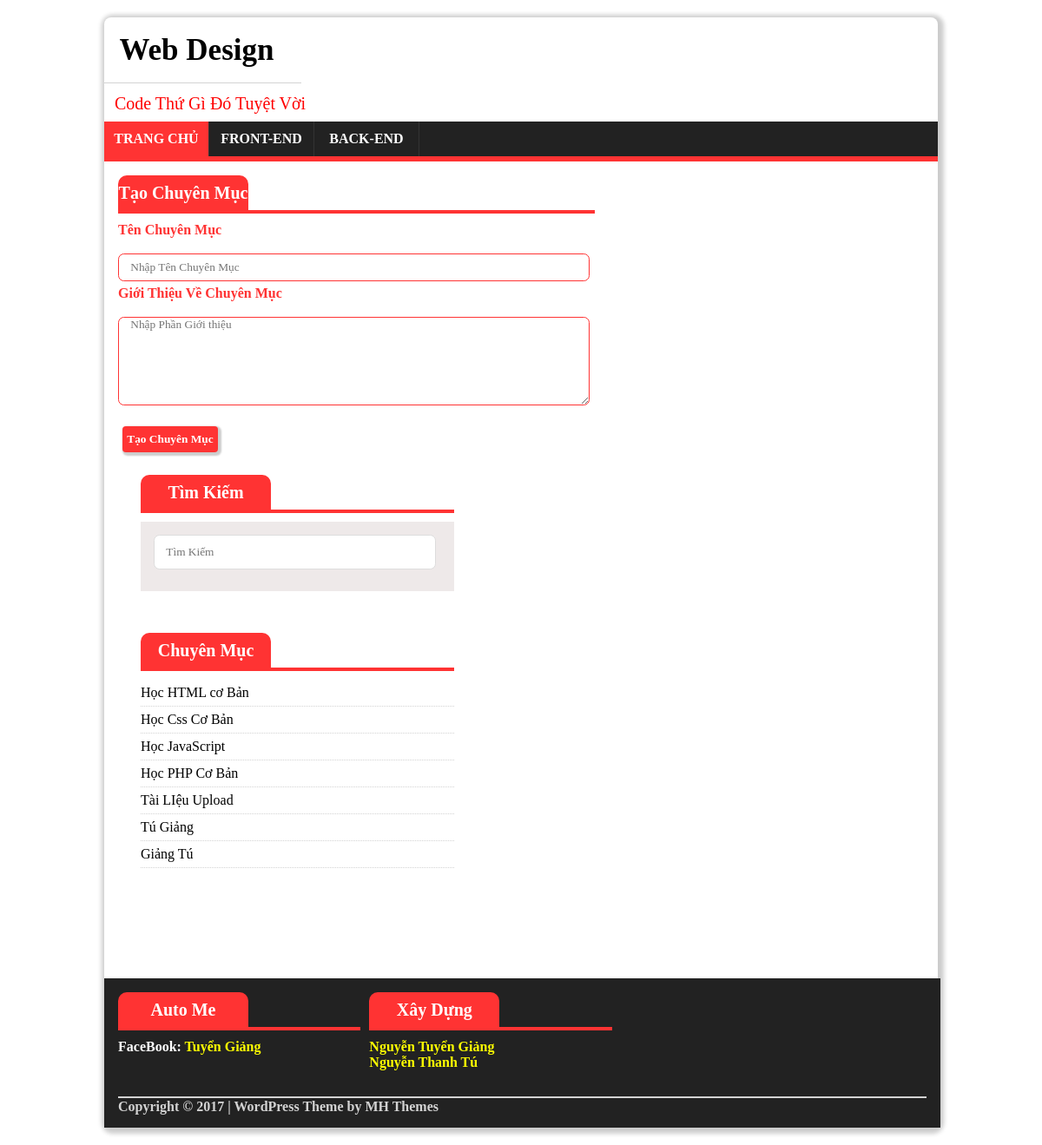
Page /create-category.php on the committed database.
### tables this page shows
CREATE TABLE IF NOT EXISTS `category` (
  `id` int(11) NOT NULL,
  `title` varchar(100) NOT NULL,
  `content` text NOT NULL
);

### create-category.php (the view, shortened to what this page needs)
<?php require_once("temp/ad/header_ad.php");?>
<?php require_once("temp/menu.php"); ?>
<div id="main">
		<div id="main-left">
			<div id="list">
				<div id="list-title">Tạo Chuyên Mục</div>
			</div>
			<form method="post">
				<label><h4>Tên Chuyên Mục</h4><br>
					<input type="text" name="title" placeholder="Nhập Tên Chuyên Mục">
				</label>
				<label><h4>Giới Thiệu Về Chuyên Mục</h4><br>
					<textarea name="content" placeholder="Nhập Phần Giới thiệu"></textarea>
				</label><br>
				<button type="submit">Tạo Chuyên Mục</button>
			</form>
		</div>
		<div id="main-right">
			<div id="search">
			<div id="list">
				<div id="list-title">Tìm Kiếm</div>
			</div>
			<div class="search-back">
				<form method="post" action="search.php">
					<input type="search" name="search" placeholder="Tìm Kiếm">
				</form>
			</div>
		</div>
		<div id="category">
			<div id="list">
				<div id="list-title">Chuyên Mục</div>
			</div>
			<ul>
				<?php
					$sql="SELECT * FROM category";
					$query=mysqli_query($conn,$sql);
					while($row=mysqli_fetch_array($query,MYSQLI_ASSOC)) :
				?>
				<li><a href="list.php?id=<?php echo $row['id']; ?>">
						<?php echo $row['title']; ?>
					</a>
				</li>
			<?php endwhile;?>
			</ul>
		</div>
		</div>
</div>
<?php require_once("temp/bottom.php");?>

### css/main1.css (style rules this page uses)
* { margin:0; padding:0; font-family:ubuntu; }
body { width:80%; margin:auto; margin-top:20px; margin-bottom:20px; height:auto; clear:left; border-radius:0.5em; box-shadow:2px 2px 5px 5px rgba(0,0,0,0.2); }
ul { list-style-type:none; }
h4 { color:#ff3333; margin-top:5px; }
a { color:black; text-decoration:none; transition:0.5s ease all; }
#list { width:100%; height:40px; margin-bottom:10px; border-bottom:4px solid #FF3333; }
#list-title { width:150px; height:40px; text-align:center; line-height:40px; background:#FF3333; color:white; font-weight:bold; font-size:20px; border-top-right-radius:0.5em; border-top-left-radius:0.5em; }
#main { float:left; width:97%; padding:1em; }
#main-left { float:left; width:59%; }
#main-right { float:left; width:40%; height:580px; margin-left:10px; }
#search { margin-top:10px; padding:1em; width:97%; height:80px; margin-bottom:30px; }
.search-back { width:100%; height:80px; background:#EEE9E9; }
#category { width:97%; padding:1em; height:500px; margin-top:70px; }
#category li { width:100%; height:30px; border-bottom:dotted 1px lightgray; }
#category li a { line-height:30px; }
input[type="text"] { width:96%; height:30px; padding-left:1em; border-radius:0.5em; border:1px solid #ff3333; }
input[type="search"] { width:90%; height:40px; border:1px solid #ddd; padding-left:1em; border-radius:0.5em; margin:15px 15px; }
textarea { width:96%; height:100px; padding-left:1em; border-radius:0.5em; border:1px solid #ff3333; }
button { float:left; margin-left:5px; width:20%; height:30px; line-height:30px; background:#ff3333; border:none; font-weight:bold; cursor:pointer; margin-top:20px; border-radius:0.3em; color:white; box-shadow:2px 2px 2px 2px rgba(0,0,0,0.2); }

### rows in the picture
category: title "Học HTML cơ Bản"
category: title "Học Css Cơ Bản"
category: title "Học JavaScript"
category: title "Học PHP Cơ Bản"
category: title "Tài LIệu Upload"
category: title "Tú Giảng"
category: title "Giảng Tú"
